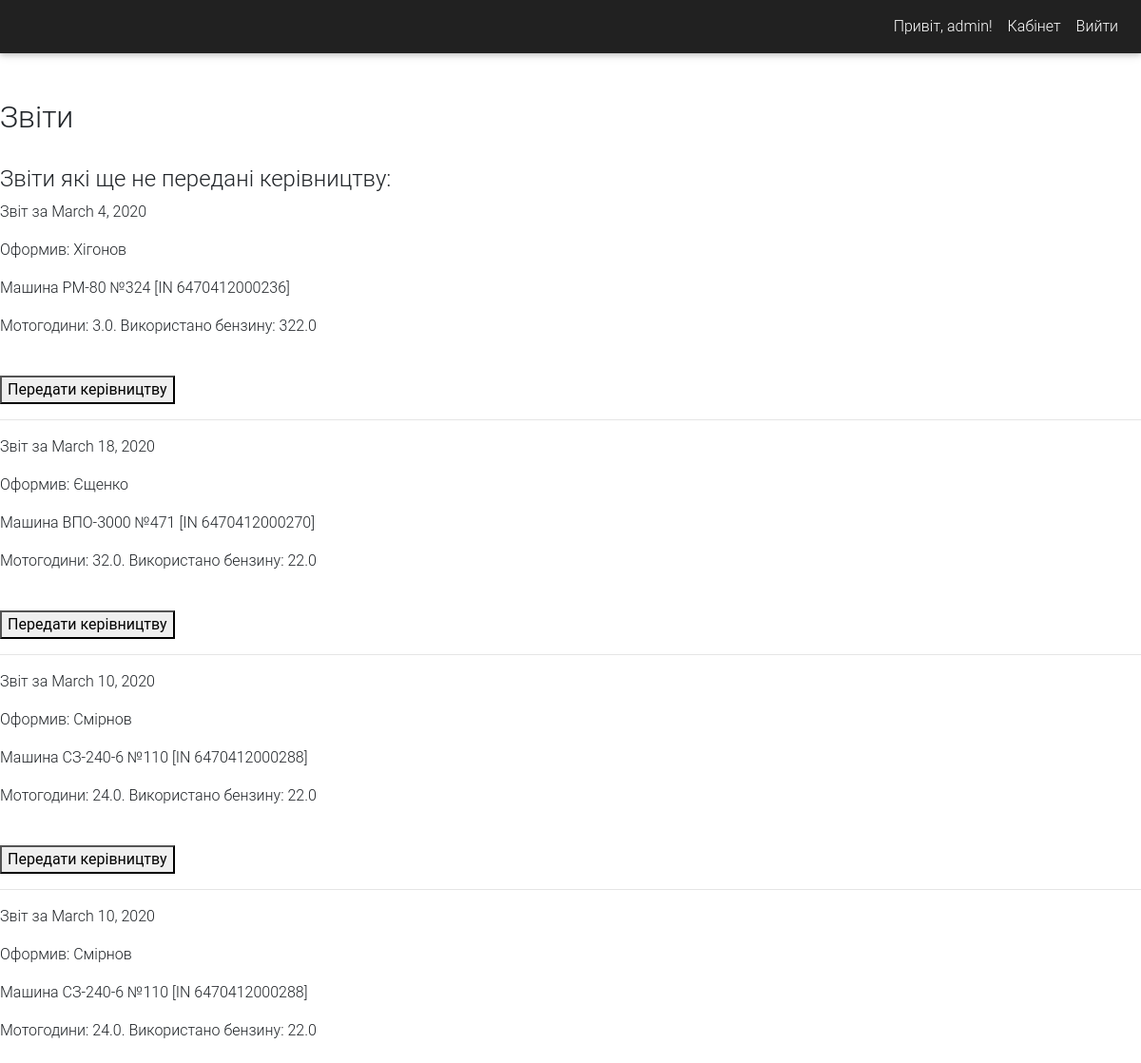
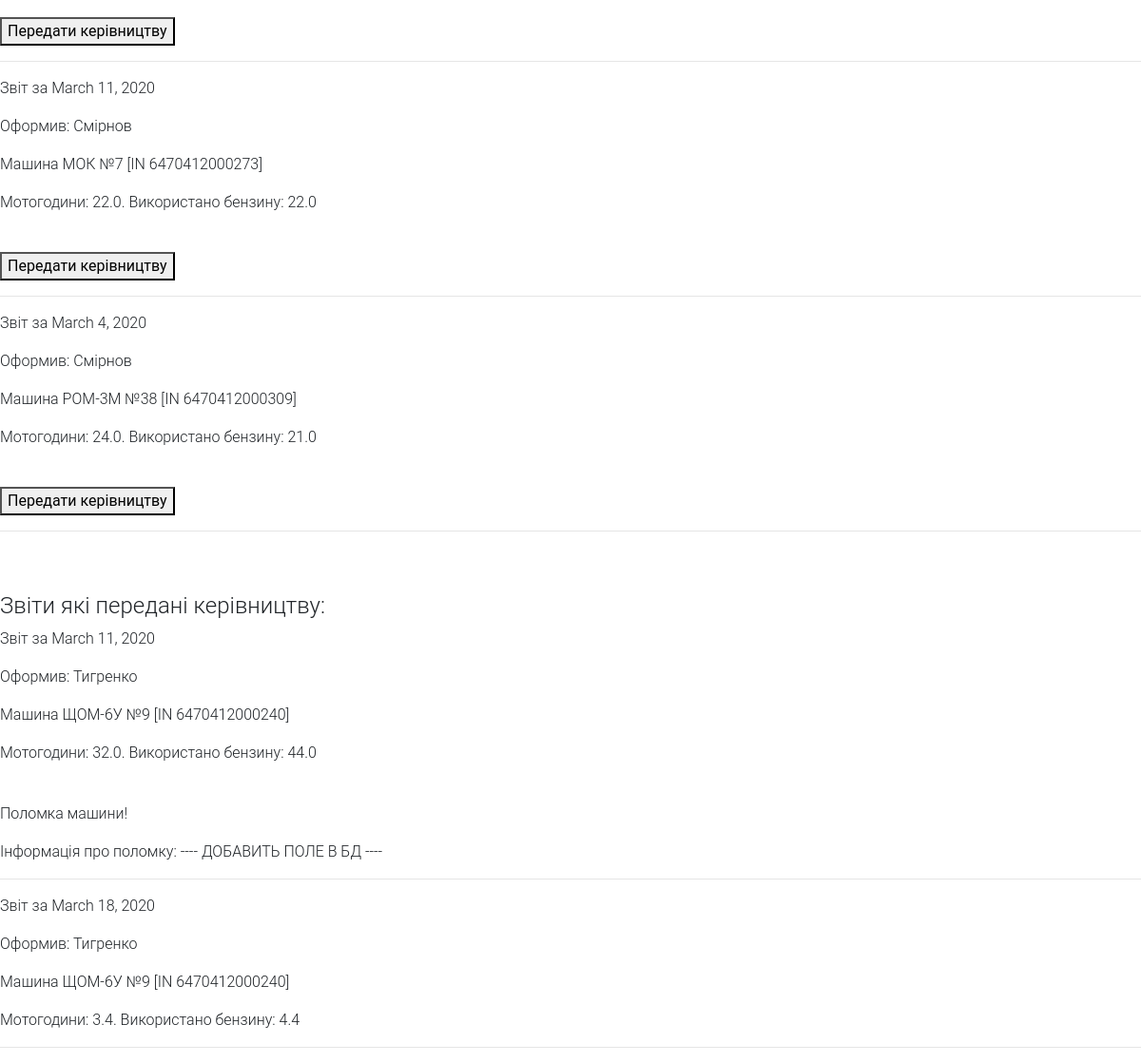
Page /engineer/reports/ (signed in) on the committed database (2 pictures, top to bottom).
### engineer/models.py (models this page shows, shortened)
class Report(models.Model):
    filled_up = models.ForeignKey(SeniorDriver, on_delete=models.CASCADE)
    date_of_completion = models.DateTimeField(auto_now=True)
    date = models.DateField()
    motohour = models.FloatField()
    fuel = models.FloatField()
    machine = models.ForeignKey(Machine, on_delete=models.CASCADE)
    breakage = models.BooleanField(default=False)
    checked = models.BooleanField(blank=True, default=False)

### senior_driver/models.py (models this page shows, shortened)
class SeniorDriver(models.Model):
    user = models.OneToOneField(User, on_delete=models.CASCADE)
    date_of_birth = models.DateField(blank=True, null=False)
    brigade_name = models.CharField(blank=True, max_length=50)
    telephone1 = models.CharField(max_length=15, blank=True, default='')
    telephone2 = models.CharField(max_length=15, blank=True, default='')
    avatar = models.ImageField(blank=True, upload_to="employees")

### machines/models.py (models this page shows, shortened)
class Machine(models.Model):
    machine = models.ForeignKey('MachineName', on_delete=models.CASCADE)
    inventory_number = models.IntegerField()
    number_machine = models.CharField(max_length=30)
    year_of_commissioning = models.DateField(blank=True, null=True)
    rated_capacity = models.FloatField(blank=True, null=True)
    costs_at_rate = models.FloatField(blank=True, null=True)
    dizmaslo = models.FloatField(blank=True, null=True)
    diametr_wheel_pairs = models.CharField(max_length=30, blank=True, null=True)
    date_ost_kr = models.DateField(blank=True, null=True)
    initial_value = models.FloatField(blank=True, null=True)
    residual_value = models.FloatField(blank=True, null=True)
    depreciation_end_date = models.DateField(blank=True, null=True)
    breakage = models.BooleanField(default=False)
    breakage_date = models.DateField(blank=True, null=True)
    breakage_info = models.TextField(blank=True, null=True)
    brigade = models.ForeignKey(SeniorDriver, on_delete=models.CASCADE)
    def full_name(self):
        return f"{self.machine.name} №{self.number_machine} [IN {self.inventory_number}]"

class MachineName(models.Model):
    name = models.CharField(max_length=50)
    description = models.TextField(default='')
    image = models.ImageField(blank=True, upload_to="machines")

### engineer/views.py (the view, shortened to what this page needs)
# urls.py: path('reports/', views.showReports, name='reports'),
def showReports(request):
    if not request.user.is_authenticated:
        return redirect('mylogin')
    if not ('engineer.view_engineer' in request.user.get_group_permissions()):
        raise Http404("У Вас не має прав на перегляд цієї сторінки")
    reports = models.Report.objects.all()
    context = {
        'reports': reports,
        'reports_forwarded': reports.filter(checked=True),
        'reports_unforwarded': reports.filter(checked=False),
    }
    return render(request, 'engineer/show_reports.html', context)

### templates/engineer/show_reports.html (shortened to what this page needs)
{% extends 'base.html' %}
{% block content %}
<nav class="navbar navbar-expand-md navbar-dark bg-dark">
    <div class="navbar-collapse collapse w-100 order-3 dual-collapse2">
        <ul class="navbar-nav ml-auto">
            <li class="nav-item">
                <a class="nav-link" href="#">Привіт, {{ user.username }}!</a>
            </li>
            <li class="nav-item">
                <a href="{% url 'engineer:home-page' %}" class="nav-link">Кабінет</a>
            </li>
            <li class="nav-item">
                <a href="{% url 'mylogout' %}" class="nav-link">Вийти</a>
            </li>
        </ul>
    </div>
</nav>
    <br><br>
    <h2>Звіти</h2><br>
    {% if reports_unforwarded %}
    <h4>Звіти які ще не передані керівництву:</h4>
    {% for report_unforwarded in reports_unforwarded %}
        <p>Звіт за {{ report_unforwarded.date }}</p>
        <p>Оформив: {{ report_unforwarded.filled_up.user.first_nama }} {{ report_unforwarded.filled_up.user.last_name }}</p>
        <p>Машина {{ report_unforwarded.machine.full_name }}</p>
        <p>Мотогодини: {{ report_unforwarded.motohour}}. Використано бензину: {{ report_unforwarded.fuel }} </p>
        <br>
        <form action="{% url 'engineer:reports' %}" method="POST">
            <button>Передати керівництву</button>
        </form>
        <hr>
    {% endfor %}
    <br><br>
    {% endif%}
    {% if reports_forwarded %}
    <h4>Звіти які передані керівництву:</h4>
    {% for report_forwarded in reports_forwarded %}
        <p>Звіт за {{ report_forwarded.date }}</p>
        <p>Оформив: {{ report_forwarded.filled_up.user.first_nama }} {{ report_forwarded.filled_up.user.last_name }}</p>
        <p>Машина {{ report_forwarded.machine.full_name }}</p>
        <p>Мотогодини: {{ report_forwarded.motohour}}. Використано бензину: {{ report_forwarded.fuel }} </p>
        {% if report_forwarded.breakage %}
            <br>
            <p>Поломка машини!</p>
            <p>Інформація про поломку: ---- ДОБАВИТЬ ПОЛЕ В БД ----</p>
        {% endif %}
        <hr>
    {% endfor %}
    {% endif%}
{% endblock %}

### rows in the picture
Report: date "March 4, 2020", filled_up.user.last_name "Хігонов", machine.full_name "РМ-80 №324 [IN 6470412000236]", motohour "3.0", fuel "322.0"
Report: date "March 18, 2020", filled_up.user.last_name "Єщенко", machine.full_name "ВПО-3000 №471 [IN 6470412000270]", motohour "32.0", fuel "22.0"
Report: date "March 10, 2020", filled_up.user.last_name "Смірнов", machine.full_name "СЗ-240-6 №110 [IN 6470412000288]", motohour "24.0", fuel "22.0"
Report: date "March 10, 2020", filled_up.user.last_name "Смірнов", machine.full_name "СЗ-240-6 №110 [IN 6470412000288]", motohour "24.0", fuel "22.0"
Report: date "March 11, 2020", filled_up.user.last_name "Смірнов", machine.full_name "МОК №7 [IN 6470412000273]", motohour "22.0", fuel "22.0"
Report: date "March 4, 2020", filled_up.user.last_name "Смірнов", machine.full_name "РОМ-3М №38 [IN 6470412000309]", motohour "24.0", fuel "21.0"
Report: date "March 11, 2020", filled_up.user.last_name "Тигренко", machine.full_name "ЩОМ-6У №9 [IN 6470412000240]", motohour "32.0", fuel "44.0", breakage "Поломка машини!", shows "Інформація про поломку: ---- ДОБАВИТЬ ПОЛЕ В БД ----"
Report: date "March 18, 2020", filled_up.user.last_name "Тигренко", machine.full_name "ЩОМ-6У №9 [IN 6470412000240]", motohour "3.4", fuel "4.4"

### other values in the picture
{{ user.username }} "admin"
